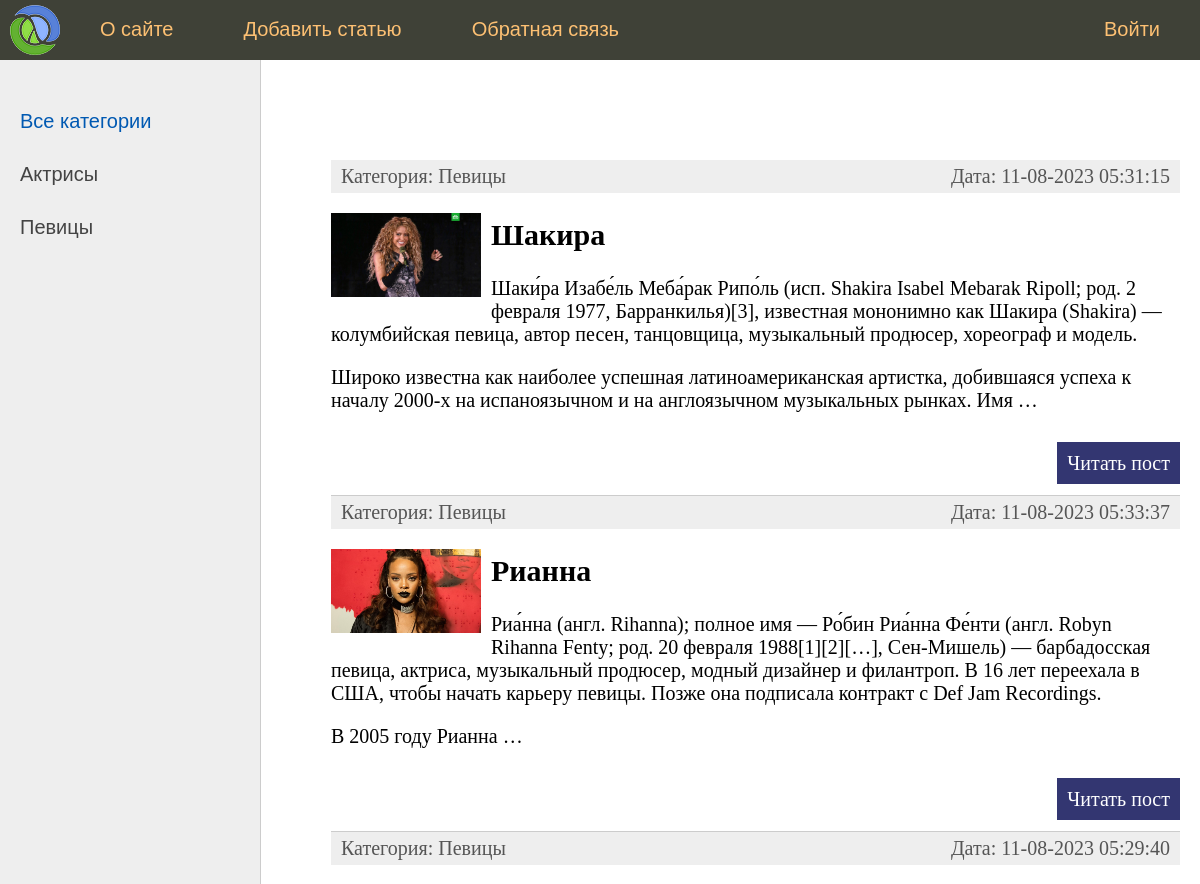
The app's page / (upper part), older data.
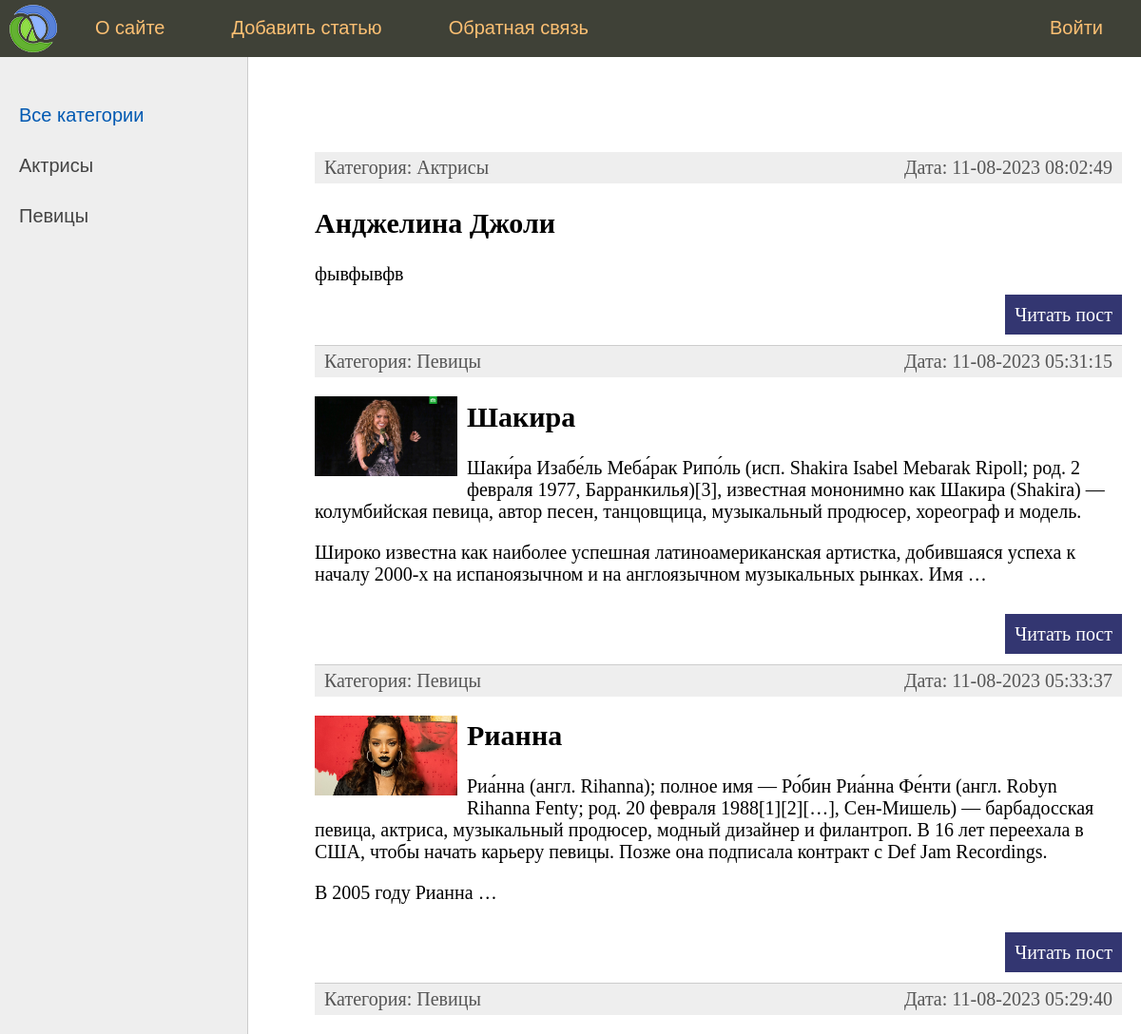
The same page, newer data.
### women/models.py (models this page shows, shortened)
class Category(models.Model):
    name = models.CharField(max_length=100, db_index=True, verbose_name='Категория')
    slug = models.SlugField(max_length=255, unique=True, db_index=True, verbose_name='URL')
    def __str__(self):
        return self.name
    def get_absolute_url(self):
        return reverse('category', kwargs={'cat_slug': self.slug})
    class Meta:
        verbose_name = 'Категория'
        verbose_name_plural = 'Категории'
        ordering = ['id']

class Women(models.Model):
    title = models.CharField(max_length=255, verbose_name='Заголовок')
    slug = models.SlugField(max_length=255, unique=True, db_index=True, verbose_name='URL')
    content = models.TextField(blank=True, verbose_name='Текст статьи')
    photo = models.ImageField(upload_to="photos/%Y/%m/%d/", blank=True, verbose_name='Фото')
    time_create = models.DateTimeField(auto_now_add=True, verbose_name='Время создания')
    time_update = models.DateTimeField(auto_now=True, verbose_name='Время изменения')
    is_published = models.BooleanField(default=True, verbose_name='Публикация')
    cat = models.ForeignKey('Category', on_delete=models.PROTECT, verbose_name='Категория')
    def get_absolute_url(self):
        return reverse('post', kwargs={'post_slug': self.slug})
    class Meta:
        verbose_name = 'Известные женщины'
        verbose_name_plural = verbose_name
        ordering = ['-time_create', 'title']

### women/views.py (the view)
# urls.py: path('', index, name='home'),
def index(request):
    posts = Women.objects.all()
    context = {
        'posts': posts,
        'menu': menu,
        'title': 'Главная страница',
        'cat_selected': 0,
    }
    return render(request, 'women/index.html', context=context)

### women/templatetags/women_tags.py (called while the page is built)
@register.inclusion_tag('women/list_ctegories.html')
def show_categories(sort=None, cat_selected=0):
    if not sort:
        cats = Category.objects.all()
    else:
        cats = Category.objects.order_by(sort)
    return {"cats": cats, "cat_selected": cat_selected}

### women/templates/women/index.html (shortened to what this page needs)
{% extends 'women/base.html' %}
{% block content %}
<ul class="list-articles">
	{% for p in posts %}
			<li>
				<div class="article-panel">
					<p class="first"> Категория: {{p.cat}} </p>
					<p class="last"> Дата: {{p.time_update|date:"d-m-Y H:i:s"}} </p>
				</div>
                {% if p.photo %}
                <p><img class="img-article-left thumb" src="{{ p.photo.url }}" alt=""> </p>
                {% endif %}
				<h2>{{p.title}}</h2>
	            {% autoescape on %}
	            {{p.content|linebreaks|truncatewords:50}}
	            {% endautoescape %}
			    <p class="link-read-post"><a href="{{ p.get_absolute_url }}">Читать пост</a></p>
			</li>
	{% endfor %}
</ul>
{% endblock %}

### women/templates/women/list_ctegories.html
{% for c in cats %}
    {% if c.slug == cat_selected %}
        <li class="selected"> {{c.name}} </li>
    {% else %}
        <li><a href="{{c.get_absolute_url}}">{{c.name}}</a></li>
    {% endif %}
{% endfor %}

Row changes from the older to the newer data that the page shows:
added Women: cat "Актрисы", time_update "11-08-2023 08:02:49", title "Анджелина Джоли", content "фывфывфв"
